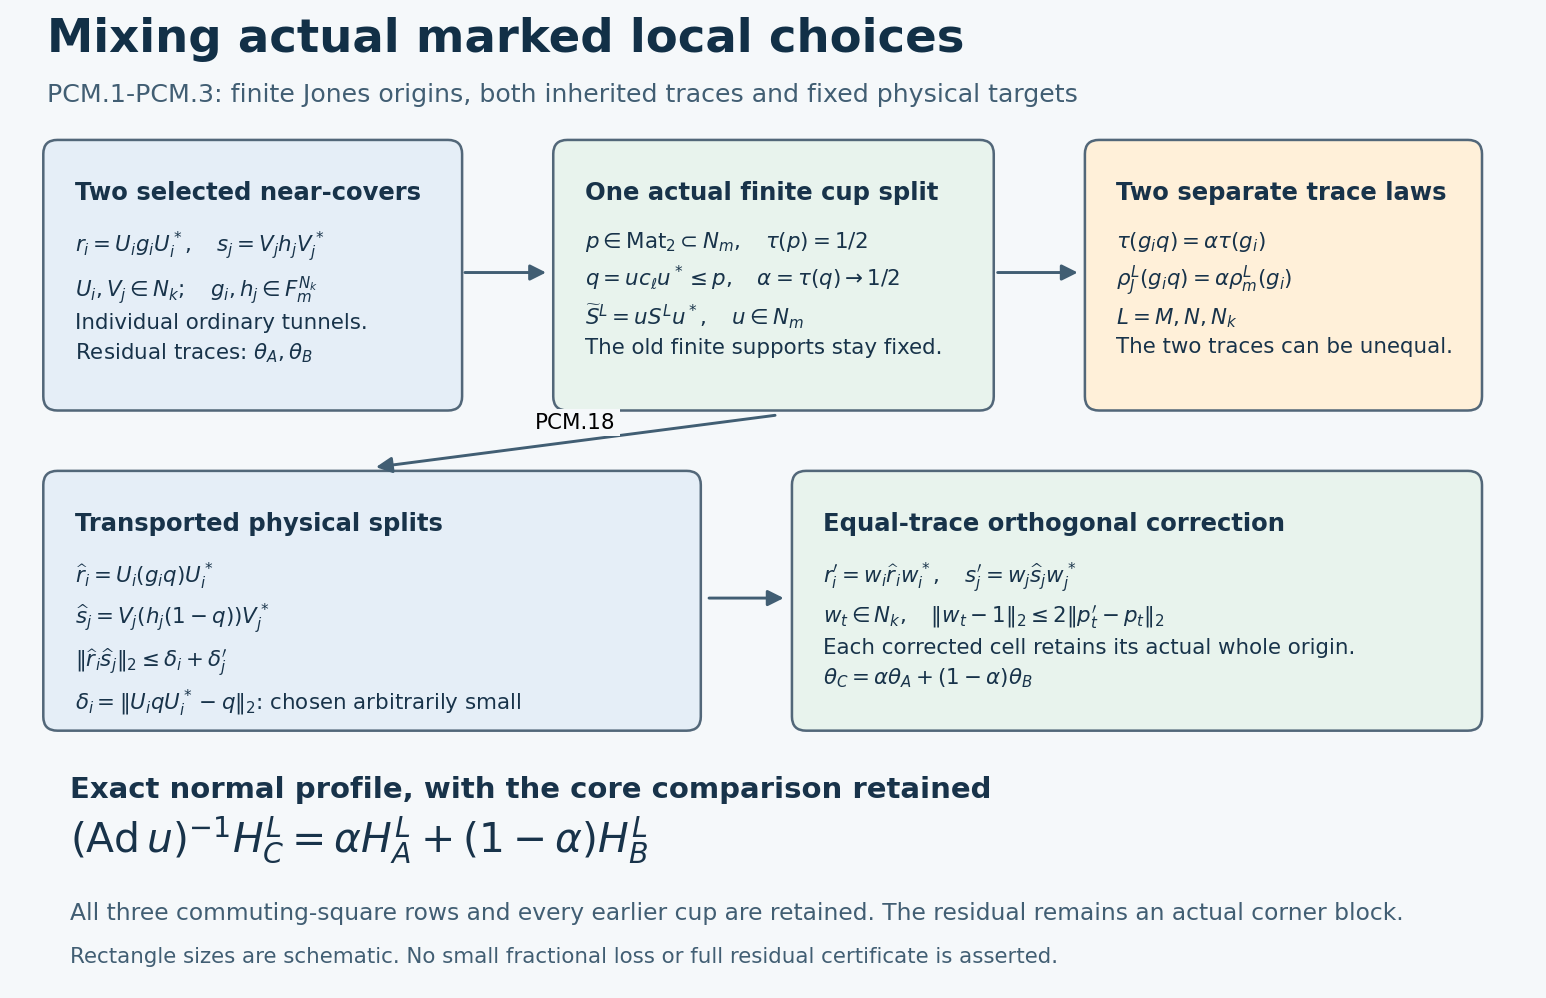

Recreate this plot in Python.
"""Reproduce Figure PCM. Independently authored; CC0-1.0."""
from pathlib import Path
import matplotlib
matplotlib.use('Agg')
import matplotlib.pyplot as plt
from matplotlib.patches import FancyBboxPatch, FancyArrowPatch

OUT = Path(__file__).resolve().parent
plt.rcParams.update({'font.family':'DejaVu Sans','font.size':12,
                     'svg.fonttype':'none','mathtext.fontset':'dejavusans'})
fig, ax = plt.subplots(figsize=(14,9))
fig.patch.set_facecolor('#f5f8fa')
ax.set(xlim=(0,14), ylim=(0,9))
ax.axis('off')

def box(x,y,w,h,title,text,color='#e5eef7'):
    ax.add_patch(FancyBboxPatch((x,y),w,h,boxstyle='round,pad=0.13',
                 facecolor=color,edgecolor='#526779',linewidth=1.3))
    ax.text(x+.16,y+h-.25,title,fontsize=12.5,fontweight='bold',va='top',color='#18334a')
    ax.text(x+.16,y+h-.7,text,fontsize=11,va='top',linespacing=1.45,color='#18334a')

def arrow(x1,y1,x2,y2,label=None):
    ax.add_patch(FancyArrowPatch((x1,y1),(x2,y2),arrowstyle='-|>',
                 mutation_scale=17,linewidth=1.5,color='#415e73'))
    if label:
        ax.text((x1+x2)/2,(y1+y2)/2+.08,label,ha='center',va='bottom',fontsize=11,
                bbox={'facecolor':'#f5f8fa','edgecolor':'none','pad':2})

ax.text(.3,8.65,'Mixing actual marked local choices',fontsize=24,fontweight='bold',color='#123047')
ax.text(.3,8.18,'PCM.1-PCM.3: finite Jones origins, both inherited traces and fixed physical targets',
        fontsize=13,color='#415e73')

box(.4,5.45,3.6,2.25,'Two selected near-covers',
    r'$r_i=U_i g_i U_i^*,\quad s_j=V_j h_j V_j^*$'+'\n'+
    r'$U_i,V_j\in N_k;\quad g_i,h_j\in F_m^{N_k}$'+'\n'+
    'Individual ordinary tunnels.\nResidual traces: '+r'$\theta_A,\theta_B$')
box(5.1,5.45,3.8,2.25,'One actual finite cup split',
    r'$p\in\mathrm{Mat}_2\subset N_m,\quad\tau(p)=1/2$'+'\n'+
    r'$q=uc_\ell u^*\leq p,\quad \alpha=\tau(q)\to1/2$'+'\n'+
    r'$\widetilde S^L=uS^Lu^*,\quad u\in N_m$'+'\n'+
    'The old finite supports stay fixed.', '#e8f3ed')
arrow(4.12,6.6,4.94,6.6)

box(.4,2.48,5.8,2.15,'Transported physical splits',
    r'$\widehat r_i=U_i(g_iq)U_i^*$'+'\n'+
    r'$\widehat s_j=V_j(h_j(1-q))V_j^*$'+'\n'+
    r'$\|\widehat r_i\widehat s_j\|_2\leq\delta_i+\delta_j^\prime$'+'\n'+
    r'$\delta_i=\|U_iqU_i^*-q\|_2$'+': chosen arbitrarily small')
box(7.3,2.48,6.1,2.15,'Equal-trace orthogonal correction',
    r'$r_i^\prime=w_i\widehat r_iw_i^*,\quad s_j^\prime=w_j\widehat s_jw_j^*$'+'\n'+
    r'$w_t\in N_k,\quad\|w_t-1\|_2\leq2\|p_t^\prime-p_t\|_2$'+'\n'+
    'Each corrected cell retains its actual whole origin.\n'+
    r'$\theta_C=\alpha\theta_A+(1-\alpha)\theta_B$', '#e8f3ed')
arrow(6.37,3.58,7.13,3.58)
arrow(7.05,5.28,3.3,4.79, 'PCM.18')

box(10,5.45,3.4,2.25,'Two separate trace laws',
    r'$\tau(g_iq)=\alpha\tau(g_i)$'+'\n'+
    r'$\rho_J^L(g_iq)=\alpha\rho_m^L(g_i)$'+'\n'+
    r'$L=M,N,N_k$'+'\n'+
    'The two traces can be unequal.', '#fff0d9')
arrow(9.03,6.6,9.84,6.6)

ax.text(.52,1.73,'Exact normal profile, with the core comparison retained',
        fontsize=15,fontweight='bold',color='#18334a')
ax.text(.52,1.22,r'$(\operatorname{Ad}u)^{-1}H_C^L=\alpha H_A^L+(1-\alpha)H_B^L$',
        fontsize=21,color='#18334a')
ax.text(.52,.6,'All three commuting-square rows and every earlier cup are retained. '
        'The residual remains an actual corner block.',fontsize=12,color='#415e73')
ax.text(.52,.2,'Rectangle sizes are schematic. No small fractional loss or full residual certificate is asserted.',
        fontsize=11,color='#415e73')
fig.savefig(OUT/'physical-cup-mixing-v23.svg',bbox_inches='tight',facecolor=fig.get_facecolor())
fig.savefig(OUT/'physical-cup-mixing-v23.png',dpi=140,bbox_inches='tight',facecolor=fig.get_facecolor())
